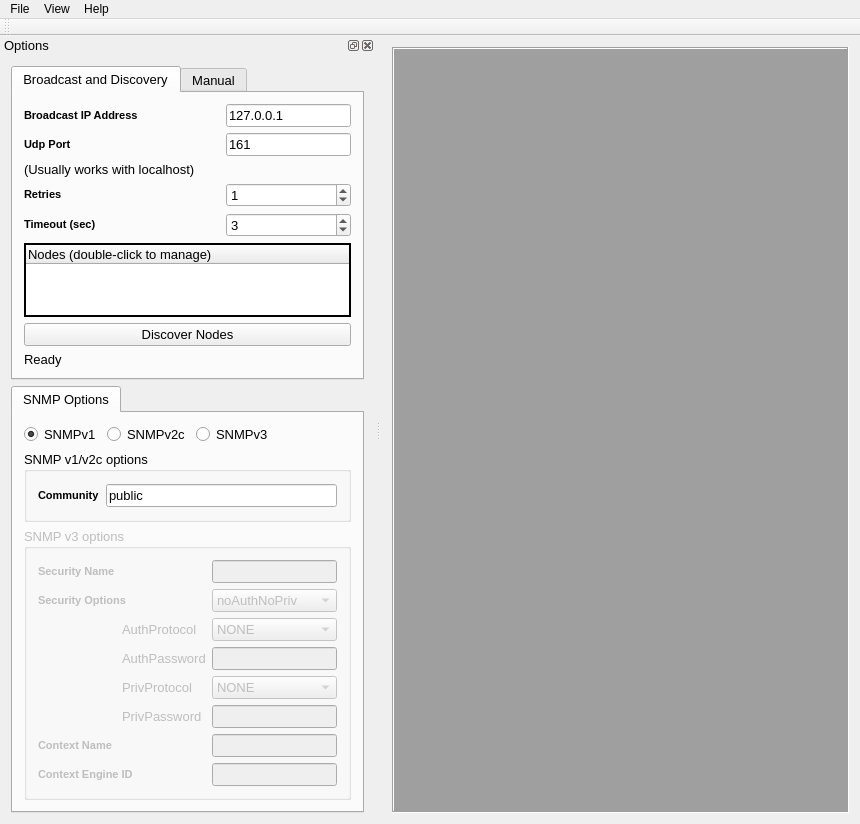
<?xml version="1.0" encoding="UTF-8"?>
<ui version="4.0">
 <class>MainWindow</class>
 <widget class="QMainWindow" name="MainWindow">
  <property name="geometry">
   <rect>
    <x>0</x>
    <y>0</y>
    <width>860</width>
    <height>796</height>
   </rect>
  </property>
  <property name="windowTitle">
   <string>MainWindow</string>
  </property>
  <widget class="QWidget" name="centralWidget">
   <layout class="QGridLayout" name="gridLayout_10">
    <item row="0" column="0">
     <widget class="QMdiArea" name="mdiArea">
      <property name="frameShape">
       <enum>QFrame::Box</enum>
      </property>
      <property name="frameShadow">
       <enum>QFrame::Sunken</enum>
      </property>
     </widget>
    </item>
   </layout>
  </widget>
  <widget class="QMenuBar" name="menuBar">
   <property name="geometry">
    <rect>
     <x>0</x>
     <y>0</y>
     <width>860</width>
     <height>21</height>
    </rect>
   </property>
   <widget class="QMenu" name="menuFile">
    <property name="title">
     <string>File</string>
    </property>
    <addaction name="actionExit"/>
   </widget>
   <widget class="QMenu" name="menuHelp">
    <property name="title">
     <string>Help</string>
    </property>
    <addaction name="actionAbout"/>
   </widget>
   <widget class="QMenu" name="menuView">
    <property name="title">
     <string>View</string>
    </property>
   </widget>
   <addaction name="menuFile"/>
   <addaction name="menuView"/>
   <addaction name="menuHelp"/>
  </widget>
  <widget class="QToolBar" name="mainToolBar">
   <attribute name="toolBarArea">
    <enum>TopToolBarArea</enum>
   </attribute>
   <attribute name="toolBarBreak">
    <bool>false</bool>
   </attribute>
  </widget>
  <widget class="QDockWidget" name="dockWidget">
   <property name="font">
    <font>
     <pointsize>10</pointsize>
    </font>
   </property>
   <property name="windowTitle">
    <string>Options</string>
   </property>
   <attribute name="dockWidgetArea">
    <number>1</number>
   </attribute>
   <widget class="QWidget" name="dockWidgetContents">
    <layout class="QGridLayout" name="gridLayout_2">
     <item row="0" column="0">
      <widget class="QTabWidget" name="tabWidget">
       <property name="currentIndex">
        <number>0</number>
       </property>
       <widget class="QWidget" name="tab">
        <attribute name="title">
         <string>Broadcast and Discovery</string>
        </attribute>
        <layout class="QGridLayout" name="gridLayout_5">
         <item row="0" column="0">
          <layout class="QGridLayout" name="gridLayout_Broadcast">
           <item row="0" column="1">
            <widget class="QLineEdit" name="line_edit_target">
             <property name="inputMask">
              <string/>
             </property>
             <property name="text">
              <string>127.0.0.1</string>
             </property>
            </widget>
           </item>
           <item row="1" column="1">
            <widget class="QLineEdit" name="line_edit_port">
             <property name="text">
              <string>161</string>
             </property>
            </widget>
           </item>
           <item row="2" column="0">
            <widget class="QLabel" name="label_6">
             <property name="text">
              <string>(Usually works with localhost)</string>
             </property>
            </widget>
           </item>
           <item row="2" column="1" rowspan="2">
            <spacer name="verticalSpacer_2">
             <property name="orientation">
              <enum>Qt::Vertical</enum>
             </property>
             <property name="sizeHint" stdset="0">
              <size>
               <width>103</width>
               <height>56</height>
              </size>
             </property>
            </spacer>
           </item>
           <item row="3" column="0">
            <spacer name="verticalSpacer">
             <property name="orientation">
              <enum>Qt::Vertical</enum>
             </property>
             <property name="sizeHint" stdset="0">
              <size>
               <width>196</width>
               <height>33</height>
              </size>
             </property>
            </spacer>
           </item>
           <item row="5" column="1">
            <widget class="QSpinBox" name="spin_box_retries">
             <property name="value">
              <number>1</number>
             </property>
            </widget>
           </item>
           <item row="6" column="1">
            <widget class="QSpinBox" name="spin_box_timeout">
             <property name="value">
              <number>3</number>
             </property>
            </widget>
           </item>
           <item row="7" column="0" colspan="2">
            <widget class="QTreeWidget" name="tree_nodes">
             <property name="frameShape">
              <enum>QFrame::WinPanel</enum>
             </property>
             <property name="frameShadow">
              <enum>QFrame::Plain</enum>
             </property>
             <property name="lineWidth">
              <number>1</number>
             </property>
             <column>
              <property name="text">
               <string>Nodes (double-click to manage)</string>
              </property>
             </column>
             <item>
              <property name="text">
               <string/>
              </property>
             </item>
            </widget>
           </item>
           <item row="8" column="0" colspan="2">
            <widget class="QPushButton" name="button_broadcast">
             <property name="text">
              <string>Discover Nodes</string>
             </property>
            </widget>
           </item>
           <item row="9" column="0">
            <widget class="QLabel" name="status_nodes">
             <property name="text">
              <string>Ready</string>
             </property>
            </widget>
           </item>
           <item row="0" column="0">
            <widget class="QLabel" name="label_8">
             <property name="text">
              <string>&lt;!DOCTYPE HTML PUBLIC &quot;-//W3C//DTD HTML 4.0//EN&quot; &quot;http://www.w3.org/TR/REC-html40/strict.dtd&quot;&gt;
&lt;html&gt;&lt;head&gt;&lt;meta name=&quot;qrichtext&quot; content=&quot;1&quot; /&gt;&lt;style type=&quot;text/css&quot;&gt;
p, li { white-space: pre-wrap; }
&lt;/style&gt;&lt;/head&gt;&lt;body style=&quot; font-family:'MS Shell Dlg 2'; font-size:10pt; font-weight:400; font-style:normal;&quot;&gt;
&lt;p style=&quot; margin-top:0px; margin-bottom:0px; margin-left:0px; margin-right:0px; -qt-block-indent:0; text-indent:0px;&quot;&gt;&lt;span style=&quot; font-size:8pt; font-weight:600;&quot;&gt;Broadcast IP Address&lt;/span&gt;&lt;/p&gt;&lt;/body&gt;&lt;/html&gt;</string>
             </property>
            </widget>
           </item>
           <item row="1" column="0">
            <widget class="QLabel" name="label_16">
             <property name="text">
              <string>&lt;!DOCTYPE HTML PUBLIC &quot;-//W3C//DTD HTML 4.0//EN&quot; &quot;http://www.w3.org/TR/REC-html40/strict.dtd&quot;&gt;
&lt;html&gt;&lt;head&gt;&lt;meta name=&quot;qrichtext&quot; content=&quot;1&quot; /&gt;&lt;style type=&quot;text/css&quot;&gt;
p, li { white-space: pre-wrap; }
&lt;/style&gt;&lt;/head&gt;&lt;body style=&quot; font-family:'MS Shell Dlg 2'; font-size:10pt; font-weight:400; font-style:normal;&quot;&gt;
&lt;p style=&quot; margin-top:0px; margin-bottom:0px; margin-left:0px; margin-right:0px; -qt-block-indent:0; text-indent:0px;&quot;&gt;&lt;span style=&quot; font-size:8pt; font-weight:600;&quot;&gt;Udp Port&lt;/span&gt;&lt;/p&gt;&lt;/body&gt;&lt;/html&gt;</string>
             </property>
            </widget>
           </item>
           <item row="5" column="0">
            <widget class="QLabel" name="label_24">
             <property name="text">
              <string>&lt;!DOCTYPE HTML PUBLIC &quot;-//W3C//DTD HTML 4.0//EN&quot; &quot;http://www.w3.org/TR/REC-html40/strict.dtd&quot;&gt;
&lt;html&gt;&lt;head&gt;&lt;meta name=&quot;qrichtext&quot; content=&quot;1&quot; /&gt;&lt;style type=&quot;text/css&quot;&gt;
p, li { white-space: pre-wrap; }
&lt;/style&gt;&lt;/head&gt;&lt;body style=&quot; font-family:'MS Shell Dlg 2'; font-size:8.25pt; font-weight:400; font-style:normal;&quot;&gt;
&lt;p style=&quot; margin-top:0px; margin-bottom:0px; margin-left:0px; margin-right:0px; -qt-block-indent:0; text-indent:0px;&quot;&gt;&lt;span style=&quot; font-size:8pt; font-weight:600;&quot;&gt;Retries&lt;/span&gt;&lt;/p&gt;&lt;/body&gt;&lt;/html&gt;</string>
             </property>
            </widget>
           </item>
           <item row="6" column="0">
            <widget class="QLabel" name="label_25">
             <property name="text">
              <string>&lt;!DOCTYPE HTML PUBLIC &quot;-//W3C//DTD HTML 4.0//EN&quot; &quot;http://www.w3.org/TR/REC-html40/strict.dtd&quot;&gt;
&lt;html&gt;&lt;head&gt;&lt;meta name=&quot;qrichtext&quot; content=&quot;1&quot; /&gt;&lt;style type=&quot;text/css&quot;&gt;
p, li { white-space: pre-wrap; }
&lt;/style&gt;&lt;/head&gt;&lt;body style=&quot; font-family:'MS Shell Dlg 2'; font-size:8.25pt; font-weight:400; font-style:normal;&quot;&gt;
&lt;p style=&quot; margin-top:0px; margin-bottom:0px; margin-left:0px; margin-right:0px; -qt-block-indent:0; text-indent:0px;&quot;&gt;&lt;span style=&quot; font-size:8pt; font-weight:600;&quot;&gt;Timeout (sec)&lt;/span&gt;&lt;/p&gt;&lt;/body&gt;&lt;/html&gt;</string>
             </property>
            </widget>
           </item>
          </layout>
         </item>
        </layout>
       </widget>
       <widget class="QWidget" name="tab_2">
        <attribute name="title">
         <string>Manual</string>
        </attribute>
        <layout class="QGridLayout" name="gridLayout_9">
         <item row="0" column="0">
          <layout class="QGridLayout" name="gridLayout_Manual">
           <item row="0" column="1">
            <widget class="QLineEdit" name="lineEdit_manualAddress">
             <property name="text">
              <string>127.0.0.1</string>
             </property>
            </widget>
           </item>
           <item row="0" column="2">
            <spacer name="horizontalSpacer_3">
             <property name="orientation">
              <enum>Qt::Horizontal</enum>
             </property>
             <property name="sizeHint" stdset="0">
              <size>
               <width>40</width>
               <height>20</height>
              </size>
             </property>
            </spacer>
           </item>
           <item row="1" column="1">
            <widget class="QLineEdit" name="lineEdit_manualPort">
             <property name="text">
              <string>161</string>
             </property>
            </widget>
           </item>
           <item row="1" column="2">
            <spacer name="horizontalSpacer_7">
             <property name="orientation">
              <enum>Qt::Horizontal</enum>
             </property>
             <property name="sizeHint" stdset="0">
              <size>
               <width>40</width>
               <height>20</height>
              </size>
             </property>
            </spacer>
           </item>
           <item row="2" column="1">
            <widget class="QPushButton" name="pushButton_manualManage">
             <property name="text">
              <string>Manage Node</string>
             </property>
            </widget>
           </item>
           <item row="3" column="1">
            <spacer name="verticalSpacer_3">
             <property name="orientation">
              <enum>Qt::Vertical</enum>
             </property>
             <property name="sizeHint" stdset="0">
              <size>
               <width>20</width>
               <height>40</height>
              </size>
             </property>
            </spacer>
           </item>
           <item row="0" column="0">
            <widget class="QLabel" name="label_23">
             <property name="text">
              <string>&lt;!DOCTYPE HTML PUBLIC &quot;-//W3C//DTD HTML 4.0//EN&quot; &quot;http://www.w3.org/TR/REC-html40/strict.dtd&quot;&gt;
&lt;html&gt;&lt;head&gt;&lt;meta name=&quot;qrichtext&quot; content=&quot;1&quot; /&gt;&lt;style type=&quot;text/css&quot;&gt;
p, li { white-space: pre-wrap; }
&lt;/style&gt;&lt;/head&gt;&lt;body style=&quot; font-family:'MS Shell Dlg 2'; font-size:10pt; font-weight:400; font-style:normal;&quot;&gt;
&lt;p style=&quot; margin-top:0px; margin-bottom:0px; margin-left:0px; margin-right:0px; -qt-block-indent:0; text-indent:0px;&quot;&gt;&lt;span style=&quot; font-size:8pt; font-weight:600;&quot;&gt;IP Address&lt;/span&gt;&lt;/p&gt;&lt;/body&gt;&lt;/html&gt;</string>
             </property>
            </widget>
           </item>
           <item row="1" column="0">
            <widget class="QLabel" name="label_19">
             <property name="text">
              <string>&lt;!DOCTYPE HTML PUBLIC &quot;-//W3C//DTD HTML 4.0//EN&quot; &quot;http://www.w3.org/TR/REC-html40/strict.dtd&quot;&gt;
&lt;html&gt;&lt;head&gt;&lt;meta name=&quot;qrichtext&quot; content=&quot;1&quot; /&gt;&lt;style type=&quot;text/css&quot;&gt;
p, li { white-space: pre-wrap; }
&lt;/style&gt;&lt;/head&gt;&lt;body style=&quot; font-family:'MS Shell Dlg 2'; font-size:10pt; font-weight:400; font-style:normal;&quot;&gt;
&lt;p style=&quot; margin-top:0px; margin-bottom:0px; margin-left:0px; margin-right:0px; -qt-block-indent:0; text-indent:0px;&quot;&gt;&lt;span style=&quot; font-size:8pt; font-weight:600;&quot;&gt;Udp Port&lt;/span&gt;&lt;/p&gt;&lt;/body&gt;&lt;/html&gt;</string>
             </property>
            </widget>
           </item>
           <item row="4" column="0" colspan="2">
            <widget class="QLabel" name="label_manualStatus">
             <property name="text">
              <string>Ready</string>
             </property>
            </widget>
           </item>
          </layout>
         </item>
        </layout>
       </widget>
      </widget>
     </item>
     <item row="2" column="0">
      <widget class="QTabWidget" name="tabWidget_2">
       <property name="currentIndex">
        <number>0</number>
       </property>
       <widget class="QWidget" name="tab_3">
        <attribute name="title">
         <string>SNMP Options</string>
        </attribute>
        <layout class="QGridLayout" name="gridLayout_8">
         <item row="0" column="0">
          <layout class="QGridLayout" name="gridLayout_SNMPOpt">
           <item row="0" column="0">
            <layout class="QGridLayout" name="gridLayout_3">
             <item row="0" column="0">
              <widget class="QRadioButton" name="radio_button_v1">
               <property name="text">
                <string>SNMPv1</string>
               </property>
               <property name="checked">
                <bool>true</bool>
               </property>
              </widget>
             </item>
             <item row="0" column="1">
              <widget class="QRadioButton" name="radio_button_v2">
               <property name="text">
                <string>SNMPv2c</string>
               </property>
              </widget>
             </item>
             <item row="0" column="2">
              <widget class="QRadioButton" name="radio_button_v3">
               <property name="text">
                <string>SNMPv3</string>
               </property>
              </widget>
             </item>
             <item row="0" column="3">
              <spacer name="horizontalSpacer_2">
               <property name="orientation">
                <enum>Qt::Horizontal</enum>
               </property>
               <property name="sizeHint" stdset="0">
                <size>
                 <width>77</width>
                 <height>20</height>
                </size>
               </property>
              </spacer>
             </item>
            </layout>
           </item>
           <item row="1" column="0">
            <widget class="QGroupBox" name="groupBox_v1v2">
             <property name="title">
              <string>SNMP v1/v2c options</string>
             </property>
             <layout class="QGridLayout" name="gridLayout_7">
              <item row="0" column="0">
               <layout class="QGridLayout" name="gridLayout_6">
                <item row="0" column="1">
                 <widget class="QLineEdit" name="line_edit_community">
                  <property name="text">
                   <string>public</string>
                  </property>
                 </widget>
                </item>
                <item row="0" column="0">
                 <widget class="QLabel" name="label_17">
                  <property name="text">
                   <string>&lt;!DOCTYPE HTML PUBLIC &quot;-//W3C//DTD HTML 4.0//EN&quot; &quot;http://www.w3.org/TR/REC-html40/strict.dtd&quot;&gt;
&lt;html&gt;&lt;head&gt;&lt;meta name=&quot;qrichtext&quot; content=&quot;1&quot; /&gt;&lt;style type=&quot;text/css&quot;&gt;
p, li { white-space: pre-wrap; }
&lt;/style&gt;&lt;/head&gt;&lt;body style=&quot; font-family:'MS Shell Dlg 2'; font-size:8.25pt; font-weight:400; font-style:normal;&quot;&gt;
&lt;p style=&quot; margin-top:0px; margin-bottom:0px; margin-left:0px; margin-right:0px; -qt-block-indent:0; text-indent:0px;&quot;&gt;&lt;span style=&quot; font-size:8pt; font-weight:600;&quot;&gt;Community&lt;/span&gt;&lt;/p&gt;&lt;/body&gt;&lt;/html&gt;</string>
                  </property>
                 </widget>
                </item>
               </layout>
              </item>
             </layout>
            </widget>
           </item>
           <item row="2" column="0">
            <widget class="QGroupBox" name="groupBox_v3">
             <property name="enabled">
              <bool>false</bool>
             </property>
             <property name="title">
              <string>SNMP v3 options</string>
             </property>
             <property name="checkable">
              <bool>false</bool>
             </property>
             <layout class="QGridLayout" name="gridLayout_4">
              <item row="0" column="0">
               <layout class="QGridLayout" name="gridLayout">
                <item row="0" column="2">
                 <widget class="QLineEdit" name="lineEdit_securityName">
                  <property name="readOnly">
                   <bool>false</bool>
                  </property>
                 </widget>
                </item>
                <item row="1" column="2">
                 <widget class="QComboBox" name="comboBox_securityLevel">
                  <item>
                   <property name="text">
                    <string>noAuthNoPriv</string>
                   </property>
                  </item>
                  <item>
                   <property name="text">
                    <string>authNoPriv</string>
                   </property>
                  </item>
                  <item>
                   <property name="text">
                    <string>authPriv</string>
                   </property>
                  </item>
                 </widget>
                </item>
                <item row="2" column="1">
                 <widget class="QLabel" name="label_11">
                  <property name="text">
                   <string>AuthProtocol</string>
                  </property>
                 </widget>
                </item>
                <item row="2" column="2">
                 <widget class="QComboBox" name="comboBox_authProtocol">
                  <item>
                   <property name="text">
                    <string>NONE</string>
                   </property>
                  </item>
                  <item>
                   <property name="text">
                    <string>MD5</string>
                   </property>
                  </item>
                  <item>
                   <property name="text">
                    <string>SHA</string>
                   </property>
                  </item>
                 </widget>
                </item>
                <item row="3" column="1">
                 <widget class="QLabel" name="label_14">
                  <property name="text">
                   <string>AuthPassword</string>
                  </property>
                 </widget>
                </item>
                <item row="3" column="2">
                 <widget class="QLineEdit" name="lineEdit_authPassword"/>
                </item>
                <item row="4" column="1">
                 <widget class="QLabel" name="label_12">
                  <property name="text">
                   <string>PrivProtocol</string>
                  </property>
                 </widget>
                </item>
                <item row="4" column="2">
                 <widget class="QComboBox" name="comboBox_privProtocol">
                  <item>
                   <property name="text">
                    <string>NONE</string>
                   </property>
                  </item>
                  <item>
                   <property name="text">
                    <string>DES</string>
                   </property>
                  </item>
                  <item>
                   <property name="text">
                    <string>AES128</string>
                   </property>
                  </item>
                  <item>
                   <property name="text">
                    <string>AES196</string>
                   </property>
                  </item>
                  <item>
                   <property name="text">
                    <string>AES256</string>
                   </property>
                  </item>
                 </widget>
                </item>
                <item row="5" column="1">
                 <widget class="QLabel" name="label_13">
                  <property name="text">
                   <string>PrivPassword</string>
                  </property>
                 </widget>
                </item>
                <item row="5" column="2">
                 <widget class="QLineEdit" name="lineEdit_privPassword"/>
                </item>
                <item row="6" column="2">
                 <widget class="QLineEdit" name="lineEdit_contextName"/>
                </item>
                <item row="7" column="2">
                 <widget class="QLineEdit" name="lineEdit_contextEngineID"/>
                </item>
                <item row="2" column="0">
                 <spacer name="horizontalSpacer">
                  <property name="orientation">
                   <enum>Qt::Horizontal</enum>
                  </property>
                  <property name="sizeHint" stdset="0">
                   <size>
                    <width>40</width>
                    <height>20</height>
                   </size>
                  </property>
                 </spacer>
                </item>
                <item row="3" column="0">
                 <spacer name="horizontalSpacer_4">
                  <property name="orientation">
                   <enum>Qt::Horizontal</enum>
                  </property>
                  <property name="sizeHint" stdset="0">
                   <size>
                    <width>40</width>
                    <height>20</height>
                   </size>
                  </property>
                 </spacer>
                </item>
                <item row="4" column="0">
                 <spacer name="horizontalSpacer_5">
                  <property name="orientation">
                   <enum>Qt::Horizontal</enum>
                  </property>
                  <property name="sizeHint" stdset="0">
                   <size>
                    <width>40</width>
                    <height>20</height>
                   </size>
                  </property>
                 </spacer>
                </item>
                <item row="5" column="0">
                 <spacer name="horizontalSpacer_6">
                  <property name="orientation">
                   <enum>Qt::Horizontal</enum>
                  </property>
                  <property name="sizeHint" stdset="0">
                   <size>
                    <width>40</width>
                    <height>20</height>
                   </size>
                  </property>
                 </spacer>
                </item>
                <item row="0" column="0" colspan="2">
                 <widget class="QLabel" name="label_18">
                  <property name="text">
                   <string>&lt;!DOCTYPE HTML PUBLIC &quot;-//W3C//DTD HTML 4.0//EN&quot; &quot;http://www.w3.org/TR/REC-html40/strict.dtd&quot;&gt;
&lt;html&gt;&lt;head&gt;&lt;meta name=&quot;qrichtext&quot; content=&quot;1&quot; /&gt;&lt;style type=&quot;text/css&quot;&gt;
p, li { white-space: pre-wrap; }
&lt;/style&gt;&lt;/head&gt;&lt;body style=&quot; font-family:'MS Shell Dlg 2'; font-size:8.25pt; font-weight:400; font-style:normal;&quot;&gt;
&lt;p style=&quot; margin-top:0px; margin-bottom:0px; margin-left:0px; margin-right:0px; -qt-block-indent:0; text-indent:0px;&quot;&gt;&lt;span style=&quot; font-size:8pt; font-weight:600;&quot;&gt;Security Name&lt;/span&gt;&lt;/p&gt;&lt;/body&gt;&lt;/html&gt;</string>
                  </property>
                 </widget>
                </item>
                <item row="1" column="0" colspan="2">
                 <widget class="QLabel" name="label_20">
                  <property name="text">
                   <string>&lt;!DOCTYPE HTML PUBLIC &quot;-//W3C//DTD HTML 4.0//EN&quot; &quot;http://www.w3.org/TR/REC-html40/strict.dtd&quot;&gt;
&lt;html&gt;&lt;head&gt;&lt;meta name=&quot;qrichtext&quot; content=&quot;1&quot; /&gt;&lt;style type=&quot;text/css&quot;&gt;
p, li { white-space: pre-wrap; }
&lt;/style&gt;&lt;/head&gt;&lt;body style=&quot; font-family:'MS Shell Dlg 2'; font-size:8.25pt; font-weight:400; font-style:normal;&quot;&gt;
&lt;p style=&quot; margin-top:0px; margin-bottom:0px; margin-left:0px; margin-right:0px; -qt-block-indent:0; text-indent:0px;&quot;&gt;&lt;span style=&quot; font-size:8pt; font-weight:600;&quot;&gt;Security Options&lt;/span&gt;&lt;/p&gt;&lt;/body&gt;&lt;/html&gt;</string>
                  </property>
                 </widget>
                </item>
                <item row="6" column="0" colspan="2">
                 <widget class="QLabel" name="label_21">
                  <property name="text">
                   <string>&lt;!DOCTYPE HTML PUBLIC &quot;-//W3C//DTD HTML 4.0//EN&quot; &quot;http://www.w3.org/TR/REC-html40/strict.dtd&quot;&gt;
&lt;html&gt;&lt;head&gt;&lt;meta name=&quot;qrichtext&quot; content=&quot;1&quot; /&gt;&lt;style type=&quot;text/css&quot;&gt;
p, li { white-space: pre-wrap; }
&lt;/style&gt;&lt;/head&gt;&lt;body style=&quot; font-family:'MS Shell Dlg 2'; font-size:8.25pt; font-weight:400; font-style:normal;&quot;&gt;
&lt;p style=&quot; margin-top:0px; margin-bottom:0px; margin-left:0px; margin-right:0px; -qt-block-indent:0; text-indent:0px;&quot;&gt;&lt;span style=&quot; font-size:8pt; font-weight:600;&quot;&gt;Context Name&lt;/span&gt;&lt;/p&gt;&lt;/body&gt;&lt;/html&gt;</string>
                  </property>
                 </widget>
                </item>
                <item row="7" column="0" colspan="2">
                 <widget class="QLabel" name="label_22">
                  <property name="text">
                   <string>&lt;!DOCTYPE HTML PUBLIC &quot;-//W3C//DTD HTML 4.0//EN&quot; &quot;http://www.w3.org/TR/REC-html40/strict.dtd&quot;&gt;
&lt;html&gt;&lt;head&gt;&lt;meta name=&quot;qrichtext&quot; content=&quot;1&quot; /&gt;&lt;style type=&quot;text/css&quot;&gt;
p, li { white-space: pre-wrap; }
&lt;/style&gt;&lt;/head&gt;&lt;body style=&quot; font-family:'MS Shell Dlg 2'; font-size:8.25pt; font-weight:400; font-style:normal;&quot;&gt;
&lt;p style=&quot; margin-top:0px; margin-bottom:0px; margin-left:0px; margin-right:0px; -qt-block-indent:0; text-indent:0px;&quot;&gt;&lt;span style=&quot; font-size:8pt; font-weight:600;&quot;&gt;Context Engine ID&lt;/span&gt;&lt;/p&gt;&lt;/body&gt;&lt;/html&gt;</string>
                  </property>
                 </widget>
                </item>
               </layout>
              </item>
             </layout>
            </widget>
           </item>
          </layout>
         </item>
        </layout>
       </widget>
      </widget>
     </item>
    </layout>
   </widget>
  </widget>
  <action name="actionAbout">
   <property name="text">
    <string>About</string>
   </property>
  </action>
  <action name="actionExit">
   <property name="text">
    <string>Exit</string>
   </property>
  </action>
 </widget>
 <layoutdefault spacing="6" margin="11"/>
 <resources/>
 <connections>
  <connection>
   <sender>actionExit</sender>
   <signal>activated()</signal>
   <receiver>MainWindow</receiver>
   <slot>close()</slot>
   <hints>
    <hint type="sourcelabel">
     <x>-1</x>
     <y>-1</y>
    </hint>
    <hint type="destinationlabel">
     <x>370</x>
     <y>295</y>
    </hint>
   </hints>
  </connection>
 </connections>
</ui>
